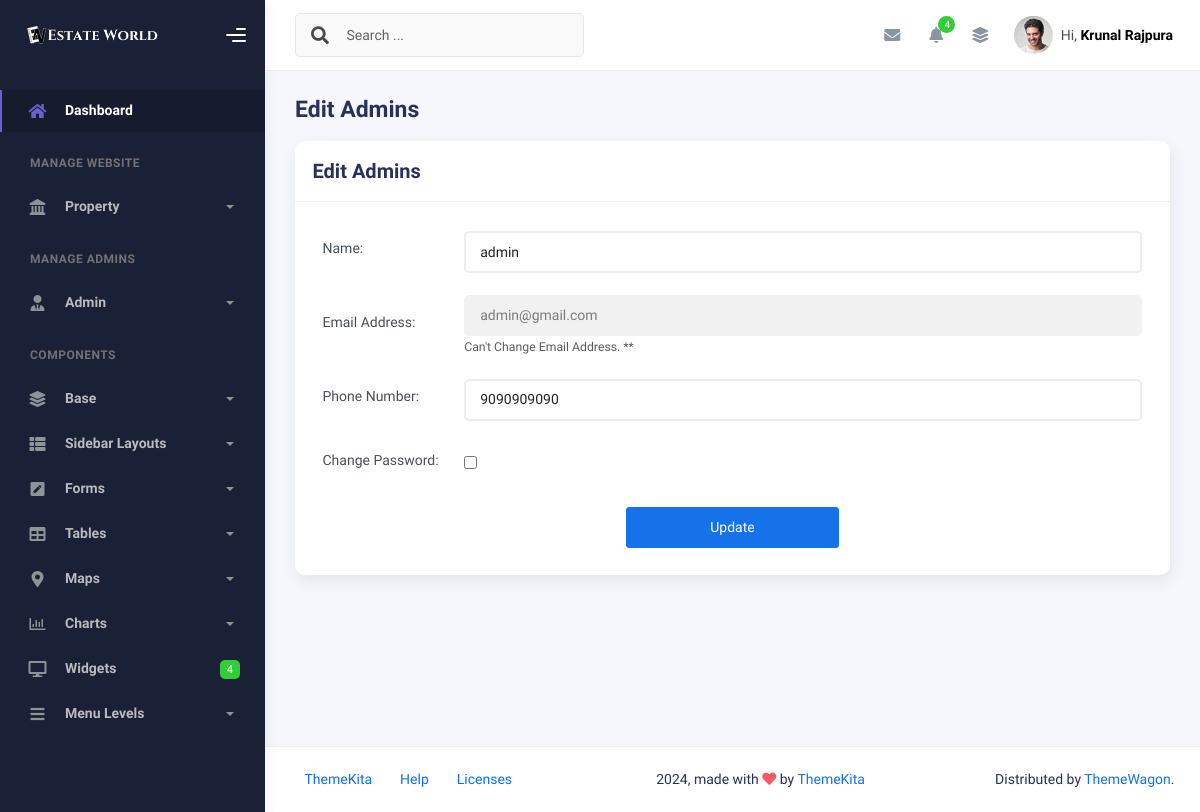
/admin-panel/main-php/admin_edit.php?id=1&email=admin@gmail.com (signed in), run on the app's committed database.
### tables this page shows
CREATE TABLE `alogin` (
  `a_id` int(11) NOT NULL,
  `a_name` varchar(255) NOT NULL,
  `a_email` varchar(255) NOT NULL,
  `a_number` varchar(20) DEFAULT NULL,
  `a_pass` varchar(255) NOT NULL,
  `created_at` timestamp NOT NULL DEFAULT current_timestamp(),
  `updated_at` timestamp NOT NULL DEFAULT current_timestamp() ON UPDATE current_timestamp()
);

### function/function.php (called while the page is built, shortened)
<?php
function fetchData($conn, $tableName, $columns = '*', $where = '', $values = [])
{
    $sql = "SELECT $columns FROM $tableName";
    if ($where != '') {
        $sql .= " WHERE $where";
    }
    $stmt = $conn->prepare($sql);
    if (!empty($values)) {
        $types = '';
        foreach ($values as $value) {
            if (is_int($value)) {
                $types .= 'i';
            } elseif (is_float($value)) {
                $types .= 'd';
            } elseif (is_string($value)) {
                $types .= 's';
            } else {
                $types .= 'b';
            }
        }
        $stmt->bind_param($types, ...$values);
    }
    if ($stmt->execute()) {
        $result = $stmt->get_result();
        $data = [];
        while ($row = $result->fetch_assoc()) {
            $data[] = $row;
        }
    } else {
        die("Execute failed: " . $stmt->error);
    }
    return $data;
}
?>

### admin-panel/main-php/admin_edit.php (the view, shortened to what this page needs)
<?php include '../../globalvar/globalvariable.php'; ?>
<?php include  $connToPan . 'config.php'; ?>
<?php include  $mphpToInc . 'header.php'; ?>
<?php include  $mphpToInc . 'sidebar.php'; ?>
<?php include  $funToPan . 'function.php'; ?>
<?php include  $mphpToInc . 'navbar.php'; ?>
<?php
$id = $_GET['id'];
$email = $_GET['email'];
?>
<div class="container">
    <div class="page-inner">
        <h3 class="fw-bold mb-3">Edit Admins</h3>
        <div class="row">
            <div class="col-md-12">
                <div class="card">
                    <div class="card-header">
                        <div class="card-title">Edit Admins</div>
                    </div>
                    <div class="card-body">
                        <div class="row">
                            <div class="col-md-6 col-lg-12">
                                <form method="POST" action="<?php $_PHP_SELF ?>">
                                    <?php
                                    $tableName = 'alogin';
                                    $columns = '*';
                                    $where = 'a_id = ? AND a_email = ?';
                                    $values = [$id, $email];
                                    $data = fetchData($conn, $tableName, $columns, $where, $values);
                                    foreach ($data as $row) {
                                    ?>
                                        <div class="form-group row align-items-center">
                                            <label for="name" class="col-sm-2 col-form-label">Name:</label>
                                            <div class="col-sm-10">
                                                <input type="text" class="form-control" name="name" id="name" placeholder="Enter Name" value="<?php echo $row['a_name']; ?>" required />
                                            </div>
                                        </div>
                                        <div class="form-group row align-items-center">
                                            <label for="email" class="col-sm-2 col-form-label">Email Address:</label>
                                            <div class="col-sm-10">
                                                <input type="email" title="Cant Change the Email !!!" class="form-control" name="email" id="email" placeholder="Enter Email" value="<?php echo $row['a_email']; ?>" required disabled />
                                                <small id="emailHelp" class="form-text text-muted">Can't Change Email Address. **</small>
                                            </div>
                                        </div>
                                        <div class="form-group row align-items-center">
                                            <label for="phone" class="col-sm-2 col-form-label">Phone Number:</label>
                                            <div class="col-sm-10">
                                                <input type="tel" class="form-control" name="phone" id="phone" placeholder="Enter Phone Number" value="<?php echo $row['a_number']; ?>" required />
                                            </div>
                                        </div>
                                        <div class="form-group row align-items-center">
                                            <label for="changePassword" class="col-sm-2 col-form-label">Change Password:</label>
                                            <div class="col-sm-10">
                                                <input type="checkbox" id="changePassword" name="changePassword" title="Check for the Chnaging the Password." onclick="togglePasswordFields()">
                                            </div>
                                        </div>
                                        <div class="form-group row align-item-center justify-content-center">
                                            <button type="submit" name="update" class="btn btn-primary col-sm-3">Update</button>
                                        </div>
                                    <?php } ?>
                                </form>
                            </div>
                        </div>
                    </div>
                </div>
            </div>
        </div>
    </div>
</div>
<?php include  $mphpToInc . 'footer.php'; ?>
<?php include  $mphpToInc . 'endlinks.php'; ?>

### admin-panel/includes/navbar.php (shortened to what this page needs)
<div class="main-panel">
  <div class="main-header">
    <nav class="navbar navbar-header navbar-header-transparent navbar-expand-lg border-bottom">
      <div class="container-fluid">
        <nav class="navbar navbar-header-left navbar-expand-lg navbar-form nav-search p-0 d-none d-lg-flex">
          <div class="input-group">
            <div class="input-group-prepend">
              <button type="submit" class="btn btn-search pe-1">
                <i class="fa fa-search search-icon"></i>
              </button>
            </div>
            <input type="text" placeholder="Search ..." class="form-control" />
          </div>
        </nav>
        <ul class="navbar-nav topbar-nav ms-md-auto align-items-center">
          <li class="nav-item topbar-icon dropdown hidden-caret">
            <a class="nav-link dropdown-toggle" href="#" id="messageDropdown" role="button" data-bs-toggle="dropdown" aria-haspopup="true" aria-expanded="false">
              <i class="fa fa-envelope"></i>
            </a>
          </li>
          <li class="nav-item topbar-icon dropdown hidden-caret">
            <a class="nav-link dropdown-toggle" href="#" id="notifDropdown" role="button" data-bs-toggle="dropdown" aria-haspopup="true" aria-expanded="false">
              <i class="fa fa-bell"></i>
              <span class="notification">4</span>
            </a>
          </li>
          <li class="nav-item topbar-icon dropdown hidden-caret">
            <a class="nav-link" data-bs-toggle="dropdown" href="#" aria-expanded="false">
              <i class="fas fa-layer-group"></i>
            </a>
          </li>
          <li class="nav-item topbar-user dropdown hidden-caret">
            <a class="dropdown-toggle profile-pic" data-bs-toggle="dropdown" href="#" aria-expanded="false">
              <div class="avatar-sm">
                <img src="../assets/img/profile.jpg" alt="..." class="avatar-img rounded-circle" />
              </div>
              <span class="profile-username">
                <span class="op-7">Hi,</span>
                <?php
                $where = 'a_email = ?';
                $values = [$_SESSION['aemail']];
                $data = fetchData($conn, 'alogin', '*', $where, $values);
                foreach ($data as $row) {
                ?>
                  <span class="fw-bold"><?php echo $row['a_name']; ?></span>
                <?php } ?>
              </span>
            </a>
          </li>
        </ul>
      </div>
    </nav>
  </div>

### common/style.css (style rules this page uses)
.d-none { display: none; }

### data on the page
alogin: a_name "Krunal Rajpura"
alogin: name "admin", email "admin@gmail.com", phone "9090909090"
